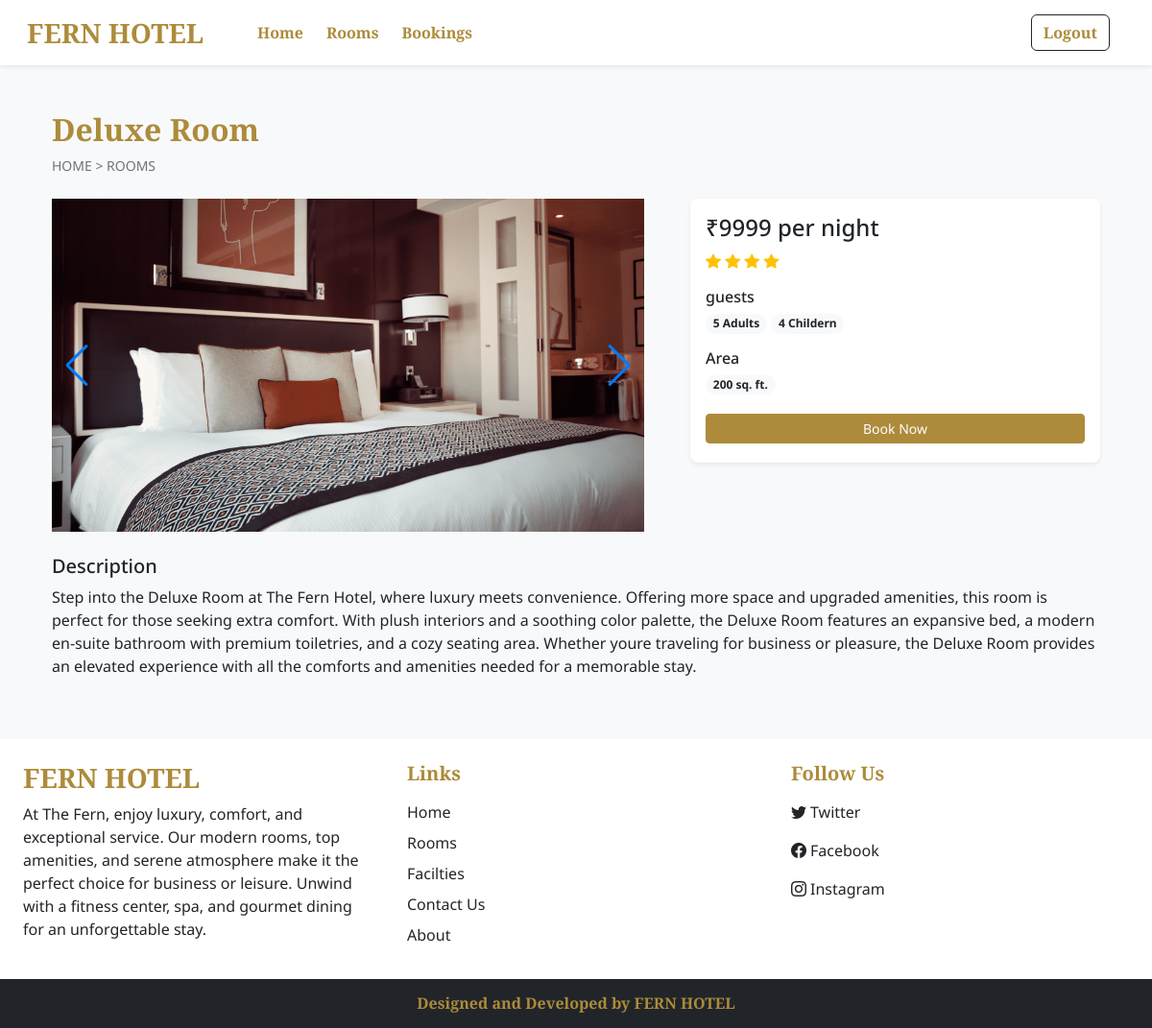
/room_details.php?id=1 (signed in), run on the app's committed database.
### tables this page shows
CREATE TABLE `rooms` (
  `id` int(11) NOT NULL,
  `name` varchar(150) NOT NULL,
  `price` int(11) NOT NULL,
  `adult` int(11) NOT NULL,
  `children` int(11) NOT NULL,
  `description` mediumtext NOT NULL,
  `status` varchar(50) NOT NULL DEFAULT 'available'
);

CREATE TABLE `room_images` (
  `id` int(11) NOT NULL,
  `room_id` int(11) NOT NULL,
  `image` varchar(150) NOT NULL,
  `thumb` tinyint(4) NOT NULL DEFAULT 0
);

### admin/inc/db_config.php (called while the page is built, shortened)
<?php
if (!function_exists('select')) {
    function select($sql, $values, $datatypes)
    {
        $con = $GLOBALS['con'];
        if ($stmt = mysqli_prepare($con, $sql)) {
            if (count($values) > 0 && $datatypes) {
                mysqli_stmt_bind_param($stmt, $datatypes, ...$values);
            }
            if (mysqli_stmt_execute($stmt)) {
                $res = mysqli_stmt_get_result($stmt);
                return $res;
            } else {
                $error = mysqli_stmt_error($stmt);
                mysqli_stmt_close($stmt);
                die('Query cannot be executed - Select. Error: ' . $error);
            }
        } else {
            $error = mysqli_error($con);
            die('Query cannot be prepared - Select. Error: ' . $error);
        }
    }
}
?>

### room_details.php (the view, shortened to what this page needs)
<!DOCTYPE html>
<html lang="en">
<head>
    <?php require('inc/links.php') ?>
    <link rel="stylesheet" href="https://unpkg.com/swiper/swiper-bundle.min.css">
</head>
<body class="bg-light">
    <?php require('inc/header.php'); ?>
    <?php
    $data = filteration($_GET);
    $room_res = select("SELECT * FROM `rooms` WHERE `id`=? AND `status`=? ORDER BY `id` DESC", [$data['id'], 1], 'ii');
    $room_data = mysqli_fetch_assoc($room_res);
    ?>
    <div class="container">
        <div class="row">
            <div class=" col-12 my-5 mb-4 px-4">
                <h2 class="fw-bold h-font"><?php echo $room_data['name']; ?></h2>
                <div style="font-size:14px;">
                    <a href="index.php" class="text-secondary text-decoration-none">HOME</a>
                    <span class="text-secondary"> > </span>
                    <a href="rooms.php" class="text-secondary text-decoration-none">ROOMS</a>
                </div>
            </div>
            <div class="col-lg-7 col-md-12 px-4">
                <div class="swiper-container room-carousel">
                    <div class="swiper-wrapper">
                        <?php
                        $room_img = ROOMS_IMG_PATH . "thumbnail.jpg";
                        $img_q = mysqli_query($con, "SELECT * FROM `room_images` WHERE `room_id`='$room_data[id]'");
                        if (mysqli_num_rows($img_q) > 0) {
                            while ($img_res = mysqli_fetch_assoc($img_q)) {
                                echo "
                                    <div class='swiper-slide'>
                                        <img src='" . ROOMS_IMG_PATH . $img_res['image'] . "' class='d-block w-100'>
                                    </div>";
                            }
                        } else {
                            echo "
                                <div class='swiper-slide'>
                                    <img src='$room_img' class='d-block w-100 rounded'>
                                </div>";
                        }
                        ?>
                        <div class="swiper-button-next"></div>
                        <div class="swiper-button-prev"></div>
                    </div>
                </div>
            </div>
            <div class="col-lg-5 col-md-12 px-4">
                <div class="card mb-4 border-0 shadow-sm rounded-3">
                    <div class="card-body">
                        <?php
                        $login = 0;
                        if (isset($_SESSION['login']) && $_SESSION['login'] == true) {
                            $login = 1;
                        }
                        $book_btn = '<button class="btn btn-sm w-100 text-white custom-bg shadow-none mb-1" onclick="checkLoginToBook(' . $login . ', ' . $room_data['id'] . ')">Book Now</button>';
                        echo <<<price
                                    <h4> ₹$room_data[price] per night</h4>
                                price;
                        echo <<<rating
                                    <div class="mb-3">
                                        <i class="bi bi-star-fill text-warning"></i>
                                        <i class="bi bi-star-fill text-warning"></i>
                                        <i class="bi bi-star-fill text-warning"></i>
                                        <i class="bi bi-star-fill text-warning"></i>
                                    </div>
                                rating;
                        echo <<<guests
                                    <div class="mb-3">
                                        <h6 class="mb-1">guests</h6>
                                        <span class="badge rounded-pill bg-light text-dark text-wrap">
                                            $room_data[adult] Adults
                                        </span>
                                        <span class="badge rounded-pill bg-light text-dark text-wrap">
                                            $room_data[children] Childern
                                        </span>
                                    </div>
                                guests;
                        echo <<<area
                                    <div class="mb-3">
                                        <h6 class="mb-1">Area</h6>
                                        <span class="badge rounded-pill bg-light text-dark text-wrap me-1 mb-1">
                                            200 sq. ft.
                                        </span>
                                    </div>
                                area;
                        echo <<<book
                                    $book_btn
                                book;
                        ?>
                    </div>
                </div>
            </div>
            <div class="col-12 mt-4 px-4">
                <h5>Description</h5>
                <p>
                    <?php echo $room_data['description'] ?>
                </p>
            </div>
        </div>
    </div>
    <?php require('inc/footer.php'); ?>
</body>
</html>

### css/common.css (style rules this page uses)
:root { --gold: #AD8B3A; --gold_hover: #ffb300; }
* { font-family: "Noto Sans", serif; margin: 0; padding: 0; }
.h-font { font-family: "Cinzel", serif; color: var(--gold); font-weight: bold; }
.custom-bg { background-color: var(--gold); border: 1px solid var(--gold); }

### data on the page
rooms: name "Deluxe Room", price "9999", adult "5", children "4", description "Step into the Deluxe Room at The Fern Hotel, where luxury meets convenience. Offering more space and upgraded amenities, this room is perfect for those seeking extra comfort. With plush interiors and a soothing color palette, the Deluxe Room features an expansive bed, a modern en-suite bathroom with premium toiletries, and a cozy seating area. Whether youre traveling for business or pleasure, the Deluxe Room provides an elevated experience with all the comforts and amenities needed for a memorable stay."
room_images: image (picture)
